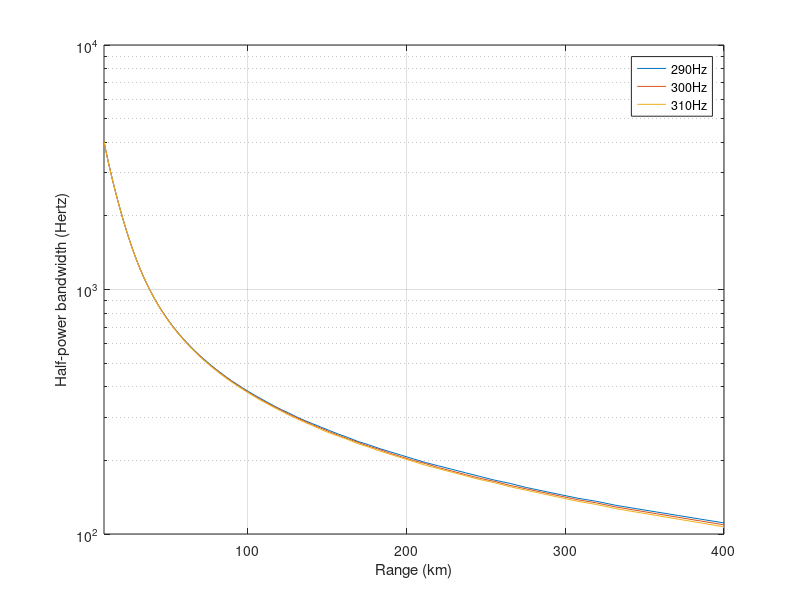

MATLAB code for this plot:
% Long-Range Transmission Loss according to Thorp and
% half-power bandwidth for selected frequencies in the ULF band
% Author: Michel Barbeau
% Version: June 16, 2017
%
close all
clear all
f = [ .29 .3 .31 ]; % kHz
% distances
Rkm = logspace(log10(10),log10(400),100);
for j = 1:length(f) % for each frequency
   hpb=zeros(1,length(Rkm)); % init an array
   for i = 1:length(Rkm) % for each distance
      % determine the upper frequency where attenuation is 3 dB down
      g = f(j); % start from a selected frequency
      g2 = g*g; % squared
      % absorption
      alpha = 0.11*g2/(1+g2) + 44*g2/(4100+g2) + 0.000275*g2 + 0.003;
      TL = 2*10*log10(1e3*Rkm(i)) + alpha*Rkm(i);
      dTL = 0; k = 0;
      while dTL<3
         g = g + 0.001; k = k + 1; % increase upper frequency
         g2 = g*g; 
         alpha = 0.11*g2/(1+g2) + 44*g2/(4100+g2) + 0.000275*g2 + 0.003;
         newTL = 2*10*log10(1e3*Rkm(i)) + alpha*Rkm(i);
         dTL = newTL - TL;
      end
      hpb(i) = k; % half-power bandwidth in Hertz
   end
   semilogy(Rkm,hpb);
   hold on;
end
xlabel('Range (km)');
ylabel('Half-power bandwidth (Hertz)')
grid on;
xlim([10 400]);
legend([num2str(f(1)*1000) 'Hz'],[num2str(f(2)*1000) 'Hz'],[num2str(f(3)*1000) 'Hz']);


